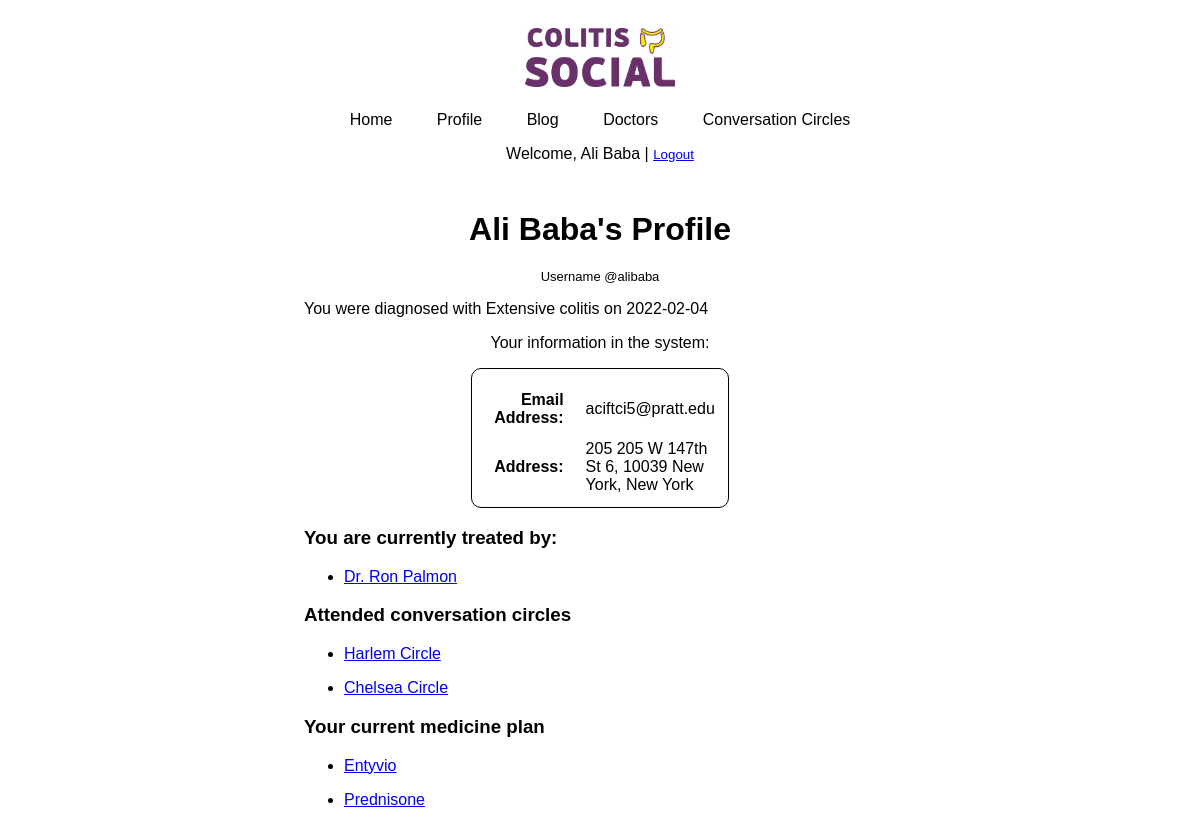
The page /profile.php (signed in) on the database its author committed.
### tables this page shows
CREATE TABLE `users` (
  `user_id` int(11) NOT NULL,
  `username` varchar(50) NOT NULL,
  `name` varchar(50) NOT NULL,
  `surname` varchar(50) NOT NULL,
  `login_email` varchar(100) NOT NULL,
  `login_password` varchar(100) NOT NULL,
  `disease_type` varchar(20) NOT NULL,
  `diagnosis_date` date NOT NULL,
  `diagnosis_proof` longblob DEFAULT NULL,
  `user_picture` longblob DEFAULT NULL,
  `street` varchar(50) NOT NULL,
  `building` varchar(50) NOT NULL,
  `door_number` varchar(10) NOT NULL,
  `zip_code` varchar(10) NOT NULL,
  `city` varchar(30) NOT NULL,
  `state` varchar(30) NOT NULL
);

CREATE TABLE `doctors` (
  `doctor_id` int(11) NOT NULL,
  `name` varchar(50) NOT NULL,
  `surname` varchar(50) NOT NULL,
  `phone_number` varchar(20) NOT NULL,
  `email_address` varchar(100) NOT NULL,
  `speciality` varchar(30) NOT NULL,
  `street` varchar(50) NOT NULL,
  `building` varchar(50) NOT NULL,
  `door_number` varchar(10) NOT NULL,
  `zip_code` varchar(10) NOT NULL,
  `city` varchar(30) NOT NULL,
  `state` varchar(30) NOT NULL
);

CREATE TABLE `conversation_circles` (
  `circle_id` int(11) NOT NULL,
  `name` varchar(50) NOT NULL,
  `seat_capacity` int(11) NOT NULL,
  `meeting_day` varchar(20) NOT NULL,
  `meeting_time` varchar(10) NOT NULL,
  `phone_number` varchar(30) NOT NULL,
  `email_address` varchar(30) NOT NULL,
  `website` varchar(100) NOT NULL,
  `street` varchar(50) NOT NULL,
  `building` varchar(50) NOT NULL,
  `door_number` varchar(10) NOT NULL,
  `zip_code` varchar(10) NOT NULL,
  `city` varchar(30) NOT NULL,
  `state` varchar(30) NOT NULL
);

CREATE TABLE `drugs` (
  `drug_id` int(11) NOT NULL,
  `drug_name` varchar(50) NOT NULL,
  `drug_type` varchar(20) NOT NULL,
  `drug_link` varchar(150) NOT NULL
);

### profile.php (the view, shortened to what this page needs)
<!DOCTYPE html>
<html>
<head>
<link rel="stylesheet" type="text/css" href="includes/colitissocial.css" />
</head>
<body>
<?php
require_once 'includes/login.php';
include_once 'includes/header.php';
$conn = new mysqli($hn, $un, $pw, $db);
if (isset($_SESSION['user_id'])) {
	$uid = sanitizeMySQL($conn, $_SESSION['user_id']);
	$query1 = "SELECT * FROM users WHERE user_id=".$uid;
	$result1 = $conn->query($query1);
	$rows = $result1->num_rows;
	if ($rows == 0) {
		echo "No user found with id of $id<br>";
	} else {
		while ($row = $result1->fetch_assoc()) {
			echo "<h1> ".$row['name']." ".$row['surname']."'s Profile</h1>";
			echo "<p style=\"font-size:small;\"class=\"center\">Username @".$row['username']."</p>";
			echo "<div class=\"profile\"><p>You were diagnosed with ".$row['disease_type']." on ".$row['diagnosis_date']."</p>";
			echo "<p class=\"center\"> Your information in the system: </p>";
			echo "<table class=\"doctorstable\">";
			echo "<tr><td class=\"doctorstdh\">Email Address: </td>";
			echo "<td class=\"doctorstd\">"	.$row['login_email']."</td></tr>";
			echo "<tr><td class=\"doctorstdh\">Address: </td>";
			echo "<td class=\"doctorstd\">".$row['building']." ".$row['street']." ".$row['door_number'].", ".$row['zip_code']." ".$row['city'].", ".$row['state']."</td></tr></table>";
		}
		echo "</div>";}
} else {
	echo "No user id passed ";
}
?>
<?php
if (isset($_SESSION['user_id'])) {
	$uid = sanitizeMySQL($conn, $_SESSION['user_id']);
	$query2 = "SELECT users.name AS un, users.surname AS us, doctors.name AS dn, doctors.surname AS ds, doctors.doctor_id AS di FROM `users` JOIN patient_doctor ON users.user_id=patient_doctor.user_id JOIN doctors ON patient_doctor.doctor_id=doctors.doctor_id WHERE users.user_id=".$uid;
	$result2 = $conn->query($query2);
	$rows = $result2->num_rows;
	if ($rows == 0) {
		echo "<p class=\"profile\" >This user has not shared their <b>doctors</b> yet</p>";
	} else {
		echo "<div class=\"profile\"><h3> You are currently treated by: </h3>";
		while ($row = $result2->fetch_assoc()) {
			echo "<ul><li><a href=\"conversationcirlce.php?id=".$row['di']."\"> Dr. ".$row["dn"]." ".$row["ds"]."</a></li></ul>";
		}
		echo "</div>";}
} else {
	echo "No user id passed ";
}
?>
<?php
if (isset($_SESSION['user_id'])) {
	$uid = sanitizeMySQL($conn, $_SESSION['user_id']);
	$query3 = "SELECT users.name AS un, conversation_circles.name AS cn, conversation_circles.circle_id AS ci FROM users JOIN circle_participants ON users.user_id=circle_participants.user_id JOIN conversation_circles ON circle_participants.circle_id=conversation_circles.circle_id WHERE users.user_id=".$uid;
	$result3 = $conn->query($query3);
	$rows = $result3->num_rows;
	if ($rows == 0) {
		echo "<p class=\"profile\" >This user has not shared their <b>conversation circles</b> information yet</p>";
	} else {
		echo "<div class=\"profile\"><h3> Attended conversation circles </h3>";
		while ($row = $result3->fetch_assoc()) {
			echo "<ul><li><a href=\"conversationcirlce.php?id=".$row['ci']."\">".$row["cn"]."</a></li></ul>";
		}
		echo "</div>";}
} else {
	echo "No user id passed ";
}
?>
<?php
if (isset($_SESSION['user_id'])) {
	$uid = sanitizeMySQL($conn, $_SESSION['user_id']);
	$query4 = "SELECT users.name AS un, users.surname AS us, drugs.drug_name AS dn, drugs.drug_link AS dl, drugs.drug_id AS di  FROM `users` JOIN drug_use ON users.user_id=drug_use.user_id JOIN drugs ON drug_use.drug_id=drugs.drug_id WHERE users.user_id=".$uid;
	$result4 = $conn->query($query4);
	$rows = $result4->num_rows;
	if ($rows == 0) {
		echo "<p class=\"profile\" >This user has not shared their <b>medicine plan</b> yet</p>";
	} else {
		echo "<div class=\"profile\"><h3> Your current medicine plan </h3>";
		while ($row = $result4->fetch_assoc()) {
			echo "<ul><li><a href=\"drug.php?id=".$row['di']."\">".$row["dn"]."</a></li></ul>";
		}
	echo "</div>";}
} else {
	echo "No user id passed ";
}
?>
<?php
function sanitizeString($var)
{
	$var = stripslashes($var);
	$var = strip_tags($var);
	$var = htmlentities($var);
	return $var;
}
function sanitizeMySQL($connection, $var)
{
	$var = sanitizeString($var);
	$var = $connection->real_escape_string($var);
	return $var;
}
?>
</body>
<html>

### includes/colitissocial.css (style rules this page uses)
body { font-family: sans-serif; }
h1 { text-align: center; margin-top: 1.5em; }
.center { text-align: center; }
td { padding-left: 10px; }
.doctorstable { width: 30%; border: 1px solid; border-radius: 10px; margin: auto; padding: 10px; }
.doctorstd { border-collapse: collapse; padding-left: 10px; padding-top: 10px; }
.doctorstdh { border-collapse: collapse; padding-left: 10px; padding-top: 10px; width: 40%; text-align: right; padding-right: 10px; font-weight: bold; }
.profile { max-width: 50%; margin: auto; }

### rows shown on the page
users: name "Ali", surname "Baba", username "alibaba", disease_type "Extensive colitis", diagnosis_date "2022-02-04", login_email "aciftci5@pratt.edu", building "205", street "205 W 147th St", door_number "6", zip_code "10039", city "New York", state "New York", doctors.name "Ron", doctors.surname "Palmon", conversation_circles.name "Harlem Circle", conversation_circles.name "Chelsea Circle", drugs.drug_name "Entyvio", drugs.drug_name "Prednisone"

### other values the page prints
$_SESSION['name'] "Ali"
$_SESSION['surname'] "Baba"
